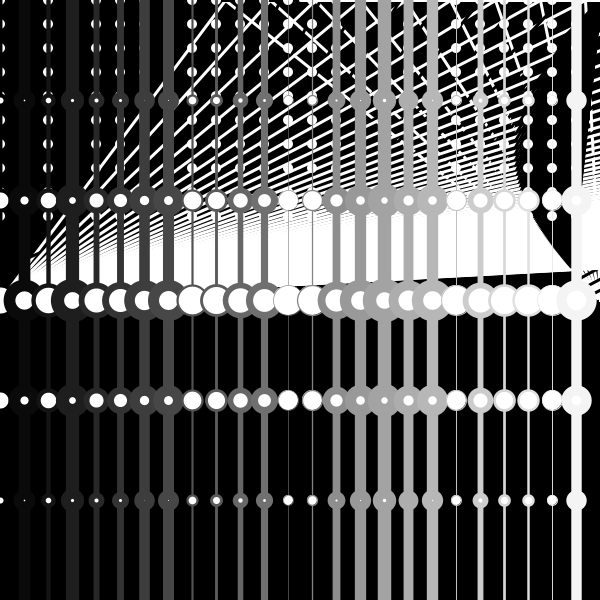
Frame 1 (no input)
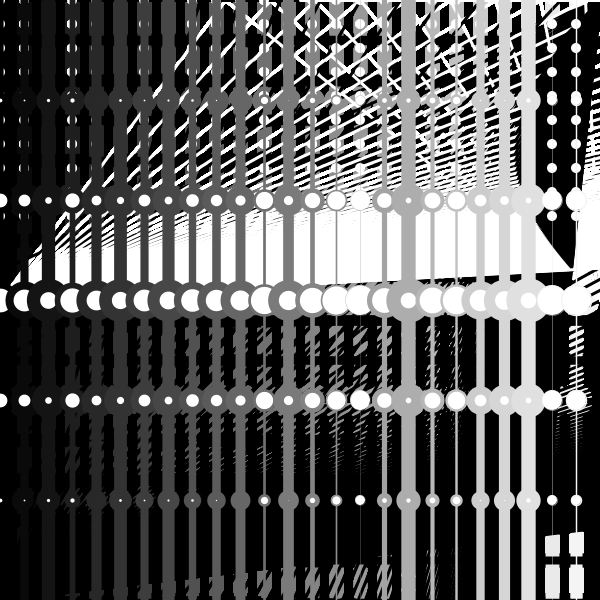
Frame 60 (the mouse pressed at the canvas centre just before this capture)
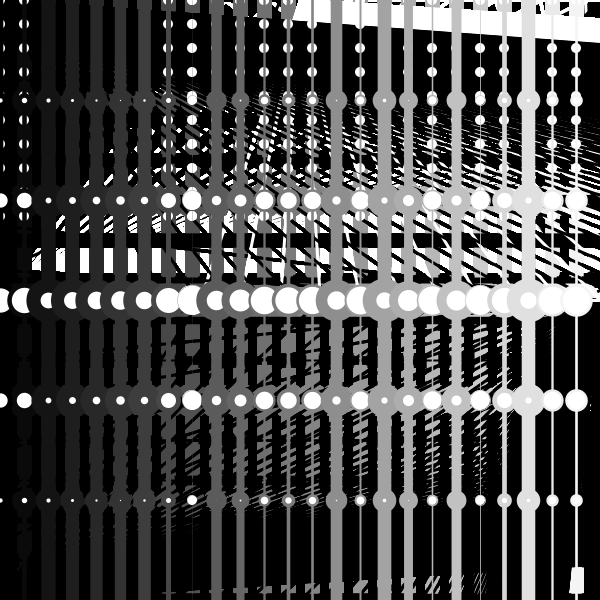
Frame 120 (the mouse held since frame 60 and released just before this capture)

The Processing sketch that drew these frames (run headless with seeded random() and noise(); from frame 60 on, the mouse is pressed at the canvas centre):

// Processing sketch: processing_112579
// ── processing_112579.pde

//Christian Murphy

void setup()
{
 size(600, 600);
  //size(600,600, PDF, "wallpaper.pdf");
  background(0);
  smooth();
  frameRate(20);
}

void draw()
{
  float posY = (mouseY/width);
  
  float posX = random(0, width);
   int numberOfLines = 25;
 int distance = round(width / numberOfLines);
  int r;
 
  int j;

for(int i = 1; i<30; i++)
{
  strokeWeight(random(1, 15));
  stroke(0);
 // stroke(0, 0, i*20, random(250));
  
  line(0, i*40, width, i*40);
  

}

for(int q = 5; q<125; q++)
{
  strokeWeight(3);
  stroke(255);
  //red chaos lines
  //line(0, q*50, height, q/3);
 
 
  //stroke(random(120, 200), 39, 48);
  stroke(0);
  line(0, q*45, height, mouseY);
  line(0, 0, q*33, mouseY);
  line(0, 600, q*40, mouseY);
  stroke(255);
  line(0, 300, q*45, mouseY);
  line(600, 300, q*45, mouseY);
  line(300, 0, q*40, mouseX);
// exit();
}

// nested looops for creating ellipse or other patterns
for(r=0; r<numberOfLines; r++)
{
  for(j=0; j<10; j++)
  {
    float posW = r * distance;
    float posE = j * distance;
    noStroke();
    fill(255);
    ellipse(posW, posE, 10, 10);
    
  }
  float posZ = r * distance;
  float blue = map(r, 0, numberOfLines, 0, 255);
  
  stroke(blue);
  strokeWeight(random(15));
  line(posZ, 0, posZ, height);
  
  
  ellipse(posZ, 200, 20, 20);
  ellipse(posZ, 300, 30, 30);
  ellipse(posZ, 100, 10, 10);
  ellipse(posZ, 400, 20, 20);
  ellipse(posZ, 500, 10, 10);
 /*   
  line(posZ, 0, posZ, height);
  line(posZ, 600, 600, height);
  
   stroke(255);
  line(0, blue*56, height, mouseY);
  line(500, mouseX, blue, mouseY/12);
  stroke(0);
  
  //line(0, 600, blue/56, mouseY);
  line(0, 300, blue*6, mouseY);
 // line(600, 300, q*45, mouseY);
  line(300, 0, mouseY, mouseX);
  */
  
  
 
  
  
}
}
